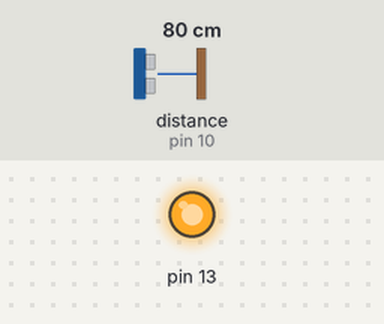
Recording of a sketch running on a simulated Arduino Uno, built with avr-gcc and run on an emulated ATmega328P. Shown: output pins drawn as LEDs (lit = HIGH). Wiring (inferred from the names in the program): ultrasonic range finder: trigger pin 9; echo pin 10. The test bench sets the inputs (shaded band); at power-on: distance to the obstacle (sensor on pin 10) 80 cm. The echo pulse lasts 58.3 µs per cm; pins used as bus, display or sensor lines are not drawn; what the sketch prints to the serial monitor is not drawn.

Above: at 1.2 s.
1.3 s: distance to the obstacle (sensor on pin 10) set to 29 cm
2.8 s: distance to the obstacle (sensor on pin 10) set to 23 cm
At 3.1 s:
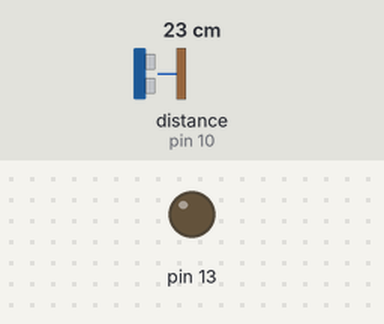
4.3 s: distance to the obstacle (sensor on pin 10) set to 74 cm
5.8 s: distance to the obstacle (sensor on pin 10) set to 81 cm
At 6.8 s:
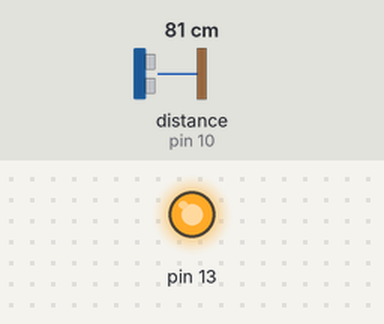
7.3 s: distance to the obstacle (sensor on pin 10) set to 2 cm
At 7.6 s:
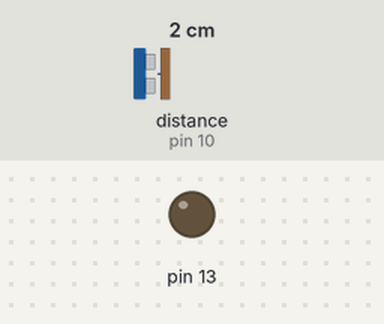
Timing chart, 0 to 9.8 s (numbered marks = the images above; inputs shaded):
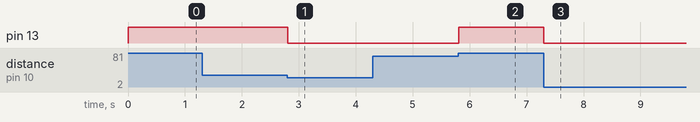

Measured:
- the behaviour switches between 26 and 25 cm on distance to the obstacle (sensor on pin 10) (found by bisection; images 0 and 1)
- the behaviour switches between 76 and 77 cm on distance to the obstacle (sensor on pin 10) (found by bisection; images 1 and 2)
- after the input at 1.3 s, every drawn part: stays the same
- after the input at 2.8 s, pin 13: HIGH → LOW at once
- after the input at 4.3 s, every drawn part: stays the same
- after the input at 5.8 s, pin 13: LOW → HIGH at once
- after the input at 7.3 s, pin 13: HIGH → LOW at once

The sketch:

ultrasonic_sensor_3.ino
```cpp
#define echoPin 10
#define trigPin 9

long duration;
int distance;

void setup() {
  pinMode(trigPin, OUTPUT);
  pinMode(echoPin, INPUT);
  pinMode(13,OUTPUT);
  Serial.begin(9600);
  Serial.println("Ultrasonic Sensor HC-SR04 Test");
  Serial.println("with Arduino UNO R3");
}

void loop() {

  digitalWrite(trigPin, LOW);
  delayMicroseconds(2);

  digitalWrite(trigPin, HIGH);
  delayMicroseconds(10);
  digitalWrite(trigPin, LOW);

  duration = pulseIn(echoPin, HIGH);
  distance = duration * 0.034 / 2;

  if(distance > 75) {
    digitalWrite(13,HIGH);
    }

    else if(distance < 25) {
      digitalWrite(13,LOW);
    }
}
```
